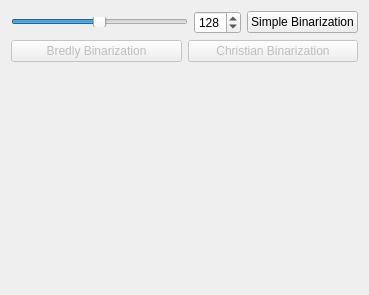
<?xml version="1.0" encoding="UTF-8"?>
<ui version="4.0">
 <class>Binarization</class>
 <widget class="QWidget" name="Binarization">
  <property name="geometry">
   <rect>
    <x>0</x>
    <y>0</y>
    <width>369</width>
    <height>295</height>
   </rect>
  </property>
  <property name="windowTitle">
   <string>Form</string>
  </property>
  <layout class="QVBoxLayout" name="verticalLayout">
   <item>
    <layout class="QHBoxLayout" name="horizontalLayout">
     <item>
      <widget class="QSlider" name="horizontalSlider">
       <property name="maximumSize">
        <size>
         <width>16777215</width>
         <height>10</height>
        </size>
       </property>
       <property name="maximum">
        <number>255</number>
       </property>
       <property name="value">
        <number>128</number>
       </property>
       <property name="orientation">
        <enum>Qt::Horizontal</enum>
       </property>
      </widget>
     </item>
     <item>
      <widget class="QSpinBox" name="spinBox">
       <property name="maximum">
        <number>255</number>
       </property>
       <property name="value">
        <number>128</number>
       </property>
      </widget>
     </item>
     <item>
      <widget class="QPushButton" name="pushButton">
       <property name="text">
        <string>Simple Binarization</string>
       </property>
      </widget>
     </item>
    </layout>
   </item>
   <item>
    <layout class="QHBoxLayout" name="horizontalLayout_2">
     <item>
      <widget class="QPushButton" name="pushButton_2">
       <property name="enabled">
        <bool>false</bool>
       </property>
       <property name="text">
        <string>Bredly Binarization</string>
       </property>
      </widget>
     </item>
     <item>
      <widget class="QPushButton" name="pushButton_3">
       <property name="enabled">
        <bool>false</bool>
       </property>
       <property name="text">
        <string>Christian Binarization</string>
       </property>
      </widget>
     </item>
    </layout>
   </item>
   <item>
    <spacer name="verticalSpacer">
     <property name="orientation">
      <enum>Qt::Vertical</enum>
     </property>
     <property name="sizeHint" stdset="0">
      <size>
       <width>20</width>
       <height>40</height>
      </size>
     </property>
    </spacer>
   </item>
  </layout>
 </widget>
 <resources/>
 <connections/>
</ui>
